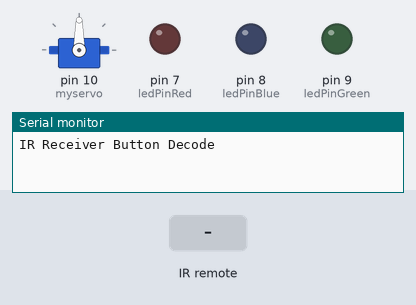
The sketch below on a simulated Arduino Uno, built with avr-gcc and run on an emulated ATmega328P. Shown: servo, output pins drawn as LEDs (lit = HIGH), the last lines printed to the serial monitor. The test bench sets the inputs (shaded band).

Above: at 1.2 s.
1.3 s: infrared code 0xFD8877 received
At 2.5 s:
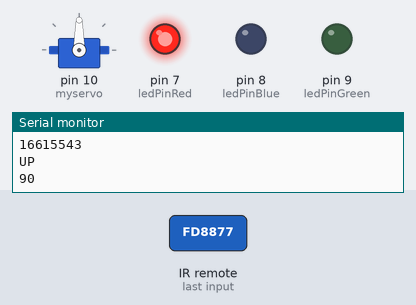
2.8 s: infrared code 0xFD28D7 received
At 3.9 s:
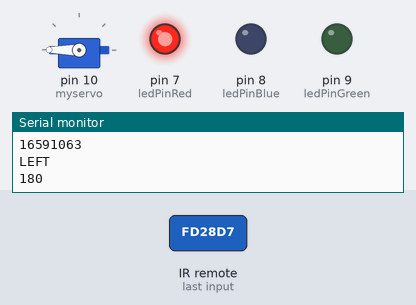
4.3 s: infrared code 0xFDA857 received
At 5.0 s:
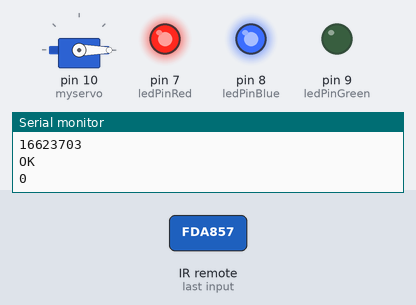
5.8 s: infrared code 0xFD9867 received
At 6.2 s:
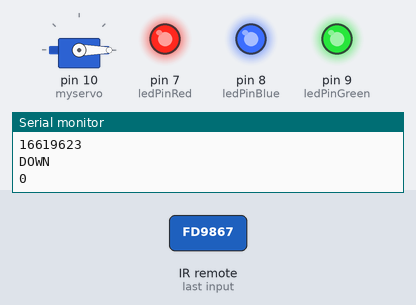
7.3 s: infrared code 0xFD8877 received
At 8.5 s:
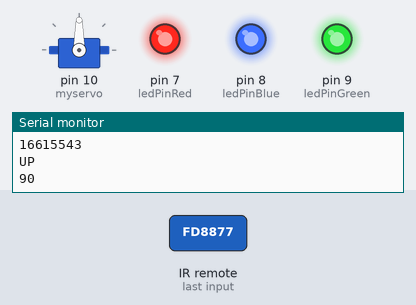
8.8 s: infrared code 0xFD28D7 received
At 9.6 s:
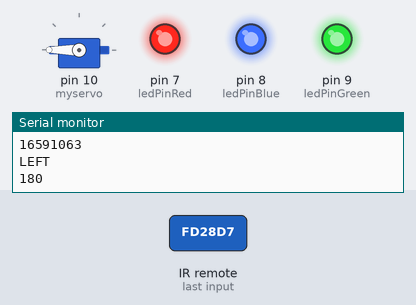
Timing chart, 0 to 11.3 s (numbered marks = the images above; inputs shaded):
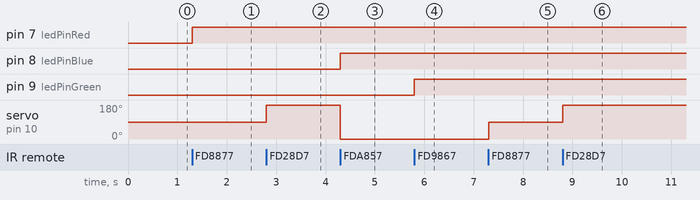

The sketch:

IRsendRawDemo_ino.ino
```cpp
#include "IRremote.h"
#include <Servo.h>

  int receiver = 11; // Signal Pin of IR receiver to Arduino Digital Pin 11
 int sensorValue = 50;
 int Servo_Pin = 10;
 int ledPinRed = 7;
 int ledPinBlue = 8;
 int ledPinGreen = 9;
 int led[] = {7,8,9};
/*-----( Declare objects )-----*/
IRrecv irrecv(receiver);     // create instance of 'irrecv'
decode_results results;      // create instance of 'decode_results'
Servo myservo;


void setup()   /*----( SETUP: RUNS ONCE )----*/
{
  Serial.begin(9600);
  Serial.println("IR Receiver Button Decode");
pinMode(ledPinRed, OUTPUT);
pinMode(ledPinGreen, OUTPUT);
pinMode(ledPinBlue, OUTPUT);
//
  for(int i=0; i< 3; i++){
  pinMode(led[i], OUTPUT);
  }
  irrecv.enableIRIn(); // Start the receiver
  myservo.attach(10);
}/*--(end setup )---*/


void loop()   /*----( LOOP: RUNS CONSTANTLY )----*/
{
  if (irrecv.decode(&results)) // have we received an IR signal?

  {
    translateIR();
    irrecv.resume(); // receive the next value
  }
}/* --(end main loop )-- */

/*-----( Function )-----*/
void translateIR() // takes action based on IR code received
// describing Remote IR codes

{
  Serial.println(results.value);
  switch(results.value)

  {

  case 0xFD8877:
  Serial.println("UP");
  controlSpk("UP") ;
  break;
  case 0xFD28D7:
  Serial.println("LEFT");
  controlSpk("LEFT");
  break;
  case 0xFDA857:
  Serial.println("OK");
  controlSpk("OK");
  break;
  case 0xFD6897:
  Serial.println("RIGHT");
  controlSpk("RIGHT");
  break;
  case 0xFD9867:
  Serial.println("DOWN");
  controlSpk("DOWN");
  break;
  case 0xFD00FF: Serial.println(" 1");    break;
  case 0xFF9867: Serial.println(" 2");    break;
  case 0xFFB04F: Serial.println(" 3");    break;
  case 0xFF30CF: Serial.println(" 4");    break;
  case 0xFF18E7: Serial.println(" 5");    break;
  case 0xFF7A85: Serial.println(" 6");    break;
  case 0xFF10EF: Serial.println(" 7");    break;
  case 0xFF38C7: Serial.println(" 8");    break;
  case 0xFF5AA5: Serial.println(" 9");    break;
  case 0xFF42BD: Serial.println(" *");    break;
  case 0xFF4AB5: Serial.println(" 0");    break;
  case 0xFF52AD: Serial.println(" #");    break;
  case 0xFFFFFFFF: Serial.println(" REPEAT");break;

  default:
    Serial.println(" other button   ");

  }// End Case


  delay(1); // Do not get immediate repeat

}

  void controlSpk(String button){

  if(button == "UP"){
  digitalWrite(ledPinRed, 10);
      sensorValue =90;
  }
  if(button == "DOWN"){
      digitalWrite(ledPinGreen, 50);
      sensorValue =0;
  }
  if(button == "RIGHT"){
      digitalWrite(ledPinBlue, 50);
      sensorValue =0;
  }
  if(button == "LEFT"){
      digitalWrite(ledPinRed, 10);

      sensorValue =180;
  }
  if(button == "OK"){
          digitalWrite(ledPinBlue, 50);
      sensorValue =0;
  }
  Serial.println(sensorValue);
  myservo.write(sensorValue);
}
```

Measured:
- after the input at 1.3 s, pin 7 (ledPinRed): LOW → HIGH at once
- after the input at 2.8 s, servo on pin 10 (myservo): 90° → 180° at once
- after the input at 4.3 s, pin 8 (ledPinBlue): LOW → HIGH at once; servo on pin 10 (myservo): 180° → 0° at once
- after the input at 5.8 s, pin 9 (ledPinGreen): LOW → HIGH at once
- after the input at 7.3 s, servo on pin 10 (myservo): 0° → 90° at once
- after the input at 8.8 s, servo on pin 10 (myservo): 90° → 180° at once
